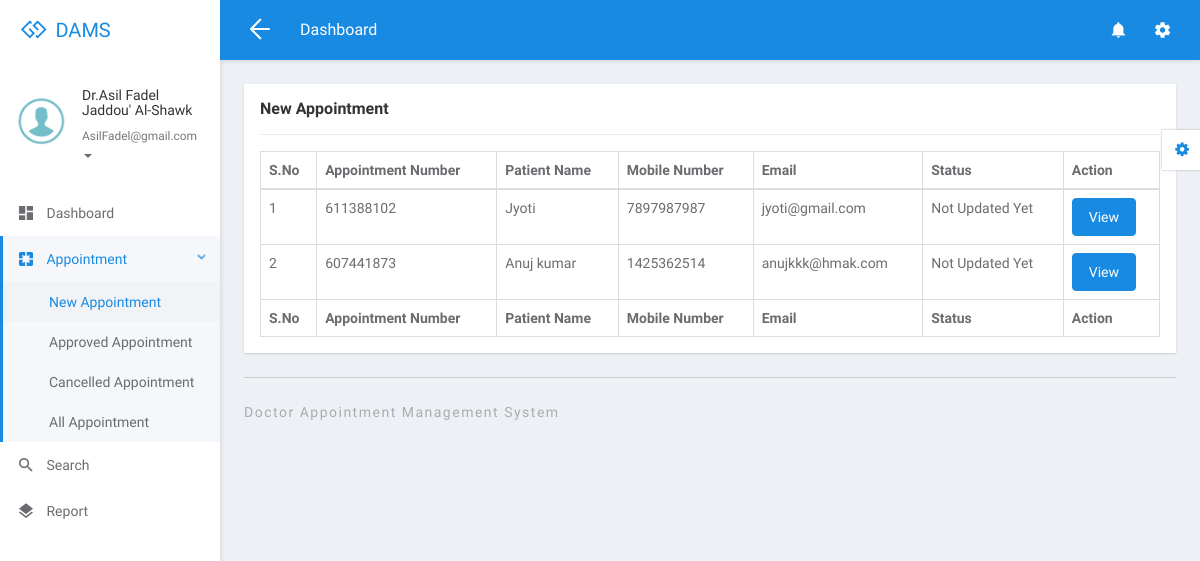
/dams/doctor/new-appointment.php (signed in), run on an earlier commit of the app's database.
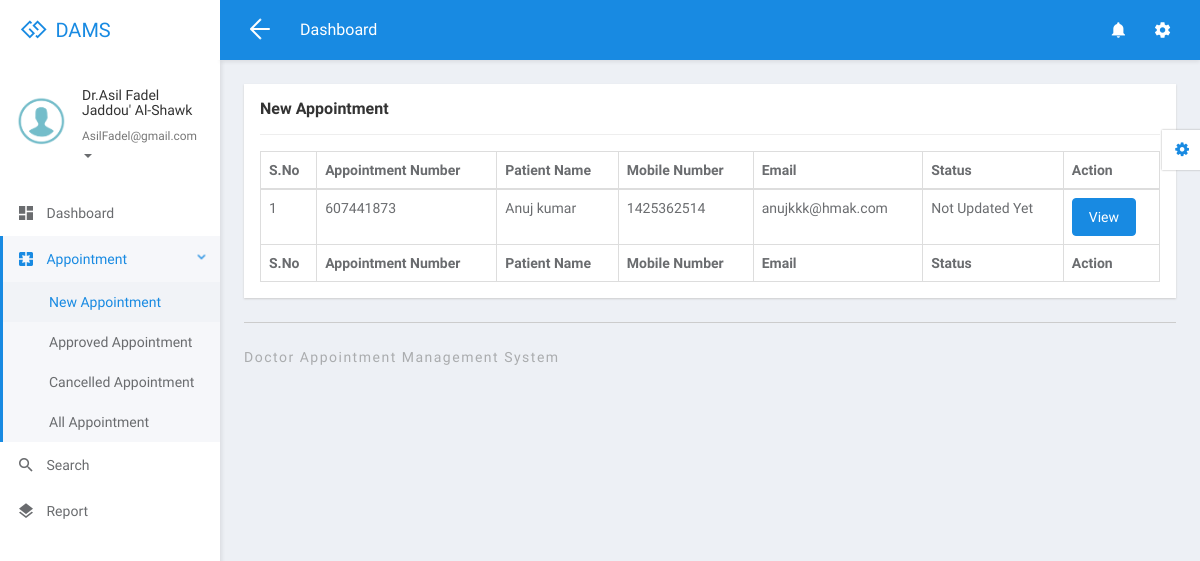
And on a later commit of the database.
### tables this page shows
CREATE TABLE `tblappointment` (
  `ID` int(10) NOT NULL,
  `AppointmentNumber` int(10) DEFAULT NULL,
  `Name` varchar(250) DEFAULT NULL,
  `MobileNumber` bigint(20) DEFAULT NULL,
  `Email` varchar(250) DEFAULT NULL,
  `AppointmentDate` date DEFAULT NULL,
  `AppointmentTime` time DEFAULT NULL,
  `Specialization` varchar(250) DEFAULT NULL,
  `Doctor` int(10) DEFAULT NULL,
  `Message` mediumtext DEFAULT NULL,
  `ApplyDate` timestamp NULL DEFAULT current_timestamp(),
  `Remark` varchar(250) DEFAULT NULL,
  `Status` varchar(250) DEFAULT NULL,
  `UpdationDate` timestamp NULL DEFAULT NULL ON UPDATE current_timestamp()
);

### dams/doctor/new-appointment.php (the view, shortened to what this page needs)
<?php
if (strlen($_SESSION['damsid']==0)) {
  header('location:logout.php');
  } else{
  ?>
<!DOCTYPE html>
<html lang="en">
<head>
	<link rel="stylesheet" href="libs/bower/font-awesome/css/font-awesome.min.css">
	<link rel="stylesheet" href="libs/bower/material-design-iconic-font/dist/css/material-design-iconic-font.css">
	<link rel="stylesheet" href="libs/bower/animate.css/animate.min.css">
	<link rel="stylesheet" href="libs/bower/fullcalendar/dist/fullcalendar.min.css">
	<link rel="stylesheet" href="libs/bower/perfect-scrollbar/css/perfect-scrollbar.css">
	<link rel="stylesheet" href="assets/css/bootstrap.css">
	<link rel="stylesheet" href="assets/css/core.css">
	<link rel="stylesheet" href="assets/css/app.css">
</head>
<body class="menubar-left menubar-unfold menubar-light theme-primary">
<?php include_once('includes/header.php');?>
<?php include_once('includes/sidebar.php');?>
<main id="app-main" class="app-main">
  <div class="wrap">
	<section class="app-content">
		<div class="row">
			<div class="col-md-12">
				<div class="widget">
					<header class="widget-header">
						<h4 class="widget-title">New Appointment</h4>
					</header>
					<hr class="widget-separator">
					<div class="widget-body">
						<div class="table-responsive">
							<table class="table table-bordered table-hover js-basic-example dataTable table-custom">
								<thead>
									<tr>
										<th>S.No</th>
										<th>Appointment Number</th>
										<th>Patient Name</th>
										<th>Mobile Number</th>
										<th>Email</th>
									<th>Status</th>
										<th>Action</th>
									</tr>
								</thead>
								<tbody>
                  <?php
              $docid=$_SESSION['damsid'];
$sql="SELECT * from  tblappointment where Status is null && Doctor=:docid";
$query = $dbh -> prepare($sql);
$query-> bindParam(':docid', $docid, PDO::PARAM_STR);
$query->execute();
$results=$query->fetchAll(PDO::FETCH_OBJ);
$cnt=1;
if($query->rowCount() > 0)
{
foreach($results as $row)
{               ?>
									<tr>
										<td><?php echo htmlentities($cnt);?></td>
										<td><?php  echo htmlentities($row->AppointmentNumber);?></td>
										<td><?php  echo htmlentities($row->Name);?></td>
										<td><?php  echo htmlentities($row->MobileNumber);?></td>
										<td><?php  echo htmlentities($row->Email);?></td>
                                        <?php if($row->Status==""){ ?>
                     <td><?php echo "Not Updated Yet"; ?></td>
<?php } else { ?>                  <td><?php  echo htmlentities($row->Status);?>
                  </td>
                  <?php } ?>
										<td><a href="view-appointment-detail.php?editid=<?php echo htmlentities ($row->ID);?>&&aptid=<?php echo htmlentities ($row->AppointmentNumber);?>" class="btn btn-primary">View</a></td>
									</tr>
								 <?php $cnt=$cnt+1;}} ?>
								</tbody>
                  <tfoot>
                  <tr>
                  <th>S.No</th>
										<th>Appointment Number</th>
										<th>Patient Name</th>
										<th>Mobile Number</th>
										<th>Email</th>
										<th>Status</th>
										<th>Action</th>
                  </tr>
                </tfoot>
							</table>
						</div>
					</div>
				</div>
			</div>
		</div>
	</section>
</div>
  <?php include_once('includes/footer.php');?>
</main>
<?php include_once('includes/customizer.php');?>
</body>
</html>
<?php }  ?>

What changed in the data, as far as the page shows it:
no longer on this page (row edited): tblappointment: AppointmentNumber "611388102", Name "Jyoti", MobileNumber "7897987987", Email "jyoti@gmail.com", shows "Not Updated Yet"
